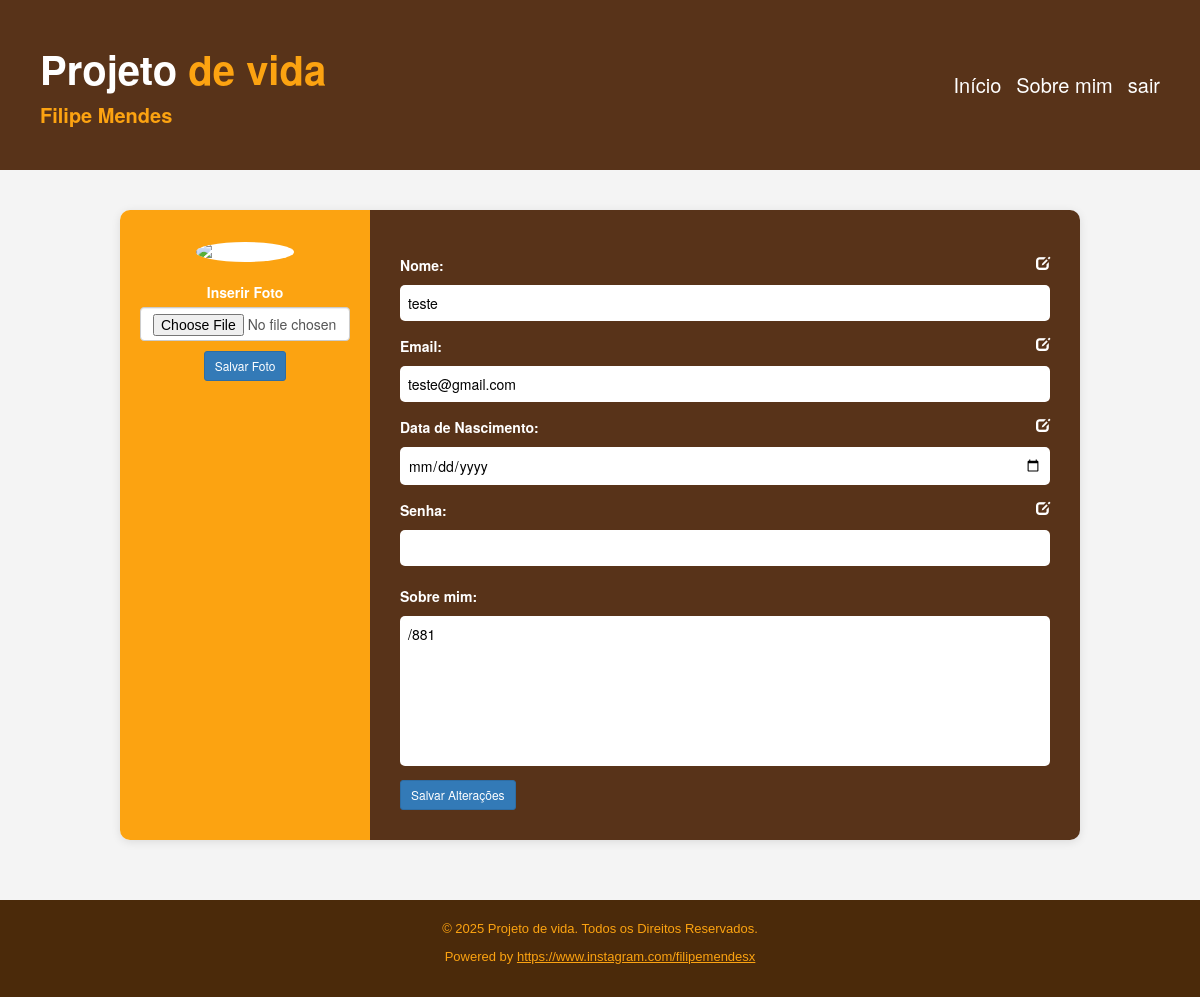
Page /view/perfil.php (signed in) on the committed database.
### tables this page shows
CREATE TABLE `user` (
  `id` int(11) NOT NULL,
  `name` varchar(100) NOT NULL,
  `email` varchar(100) NOT NULL,
  `password_hash` varchar(255) NOT NULL,
  `nascimento` date DEFAULT NULL,
  `sobre` text DEFAULT NULL,
  `lembrancas` text DEFAULT NULL,
  `valores` text DEFAULT NULL,
  `aptidoes` longtext DEFAULT NULL CHECK (json_valid(`aptidoes`)),
  `familia` text DEFAULT NULL,
  `amigos` text DEFAULT NULL,
  `escola` text DEFAULT NULL,
  `sociedade` text DEFAULT NULL,
  `fisica` text DEFAULT NULL,
  `intelectual` text DEFAULT NULL,
  `emocional` text DEFAULT NULL,
  `vida_escolar` text DEFAULT NULL,
  `gosto` text DEFAULT NULL,
  `nao_gosto` text DEFAULT NULL,
  `rotina` text DEFAULT NULL,
  `lazer` text DEFAULT NULL,
  `estudos` text DEFAULT NULL
);

### models/UserModel.php (called while the page is built, shortened)
<?php
require_once '../config/Database.php';
class UserModel
{
    private $pdo;
    private $table_name = "user";
    public function __construct()
    {
        $database = new Database();
        $this->pdo = $database->getConnection();
    }
    public function buscarPorId($user_id)
    {
        $query = "SELECT * FROM " . $this->table_name . " WHERE id = ?";
        $stmt = $this->pdo->prepare($query);
        $stmt->execute([$user_id]);
        return $stmt->fetch(PDO::FETCH_ASSOC);
    }
}

### config/Database.php (called while the page is built, shortened)
<?php
class Database
{
    private $servername = "localhost";
    private $username = "root";
    private $password = "";
    private $db_name = "projeto_vida_filipe";
    public function getConnection()
    {
        $this->pdo = null;
        try {
            $this->pdo = new PDO("mysql:host=" . $this->servername . ";dbname=" . $this->db_name, $this->username, $this->password);
            $this->pdo->exec("set names utf8");
        } catch (PDOException $exception) {
            echo "Erro de conexão: " . $exception->getMessage();
        }
        return $this->pdo;
    }
}

### controllers/UserController.php (called while the page is built, shortened)
<?php
require_once '../models/UserModel.php';
class UserController
{
    private $Model;
    public function __construct() {
        $this->Model = new UserModel();
    }
    public function buscarPorId($user_id) {
        return $this->Model->buscarPorId($user_id);
    }
}

### view/perfil.php (the view, shortened to what this page needs)
<?php
require_once '../config/Database.php';
require_once '../controllers/UserController.php';
$user_id = $_COOKIE['user_id'];
$controller = new UserController();
$user = $controller->buscarPorId($user_id);
?>
<!DOCTYPE html>
<html lang="pt-br">
<!DOCTYPE html>
<html lang="pt-BR">
<head>
    <link rel="stylesheet" href="../style/estileira.css">
</head>
<header class="header">
    <div class="title-group">
        <div class="title">Projeto <span class="highlight">de vida</span></div>
        <div class="subtitle">Filipe Mendes</div>
    </div>
    <nav class="botao">
        <a href="../views/home.php">Início</a>
        <a href="../views/sobre.php">Sobre mim </a>
        <a href="logout.php">sair</a>
    </nav>
</header>
    <link rel="stylesheet" href="https://maxcdn.bootstrapcdn.com/bootstrap/3.3.4/css/bootstrap.min.css">
</head>
<body>
<div class="perfil-container">
    <div class="perfil-foto">
        <form id="formulario" action="../ajax/salvar.php" method="post" enctype="multipart/form-data">
            <img id="fotoPerfil" src="imagem.php?id=<?= $user_id ?>" alt="Foto de Perfil">
            <br><br>
            <label for="foto">Inserir Foto</label>
            <input type="file" name="foto" class="form-control" />
            <button class="btn btn-primary btn-sm" style="margin-top:10px;" type="submit">Salvar Foto</button>
        </form>
    </div>
    <div class="perfil-formulario">
        <form action="salvar_perfil.php" method="POST">
            <label>Nome: <span class="glyphicon glyphicon-edit icone-editar"></span></label>
            <input type="text" name="nome" value="<?= htmlspecialchars($user['name'] ?? '') ?>">
            <label>Email: <span class="glyphicon glyphicon-edit icone-editar"></span></label>
            <input type="email" name="email" value="<?= htmlspecialchars($user['email'] ?? '') ?>">
            <label>Data de Nascimento: <span class="glyphicon glyphicon-edit icone-editar"></span></label>
            <input type="date" name="data_nascimento" value="<?= htmlspecialchars($user['data_nascimento'] ?? '') ?>">
            <label>Senha: <span class="glyphicon glyphicon-edit icone-editar"></span></label>
            <input type="password" name="senha">
            <label style="margin-top:20px;">Sobre mim:</label>
            <textarea name="sobre_mim" placeholder="Escreva algo sobre você..."><?= htmlspecialchars($user['sobre'] ?? '') ?></textarea>
            <button class="btn btn-primary btn-sm" style="margin-top:10px;" type="submit">Salvar Alterações</button>
        </form>
    </div>
</div>
<footer class="footer">
    <p> © 2025 Projeto de vida. Todos os Direitos Reservados.</p>
    <p>
        Powered by
        <a href="https://www.instagram.com/filipeemendesx/" target="_blank">
            https://www.instagram.com/filipemendesx
        </a>
    </p>
</footer>
</body>
</html>

### style/estileira.css (style rules this page uses)
body { margin: 0; font-family: 'Poppins', sans-serif; background-color: #fafafa; }
.header { background-color: #583319; color: white; padding: 40px; display: flex; justify-content: space-between; align-items: center; }
.title-group { display: flex; flex-direction: column; }
.title { font-size: 40px; font-weight: 700; }
.title .highlight { color: #fca311; }
.subtitle { color: #fca311; font-size: 20px; font-weight: 600; margin-top: 4px; }
.botao { display: flex; align-items: center; gap: 15px; font-size: 20px; }
.botao a { color: white; text-decoration: none; font-weight: 525; }
.footer { background-color: #4b2a0a; color: #fca311; text-align: center; font-family: 'Poppins', sans-serif; padding: 20px 10px; font-size: 13px; margin-top: 60px; }
.footer a { color: #fca311; text-decoration: underline; }

### view/perfil.php (style rules this page uses)
body { background-color: #f4f4f4; }
.perfil-container { display: flex; max-width: 960px; margin: 40px auto; background-color: #fff; border-radius: 10px; box-shadow: 0 2px 10px rgba(0, 0, 0, 0.1); }
.perfil-foto { width: 250px; background-color:#FCA311; color: white; text-align: center; padding: 30px 20px; border-top-left-radius: 10px; border-bottom-left-radius: 10px; }
.perfil-foto img { width: 120px; height: 120px; border-radius: 50%; object-fit: cover; background-color: white; }
.perfil-formulario { flex: 1; background-color:#583319; color: white; padding: 30px; border-top-right-radius: 10px; border-bottom-right-radius: 10px; }
.perfil-formulario label { font-weight: bold; margin-top: 15px; display: block; }
.perfil-formulario input[type="text"], .perfil-formulario input[type="email"], .perfil-formulario input[type="date"], .perfil-formulario input[type="password"], .perfil-formulario textarea { width: 100%; background: white; color: black; border: none; padding: 8px; border-radius: 5px; margin-top: 5px; }
.perfil-formulario textarea { height: 150px; resize: none; }
.icone-editar { float: right; cursor: pointer; color: white; }

### rows in the picture
user: nome "teste", email "teste@gmail.com", sobre_mim "/881"
